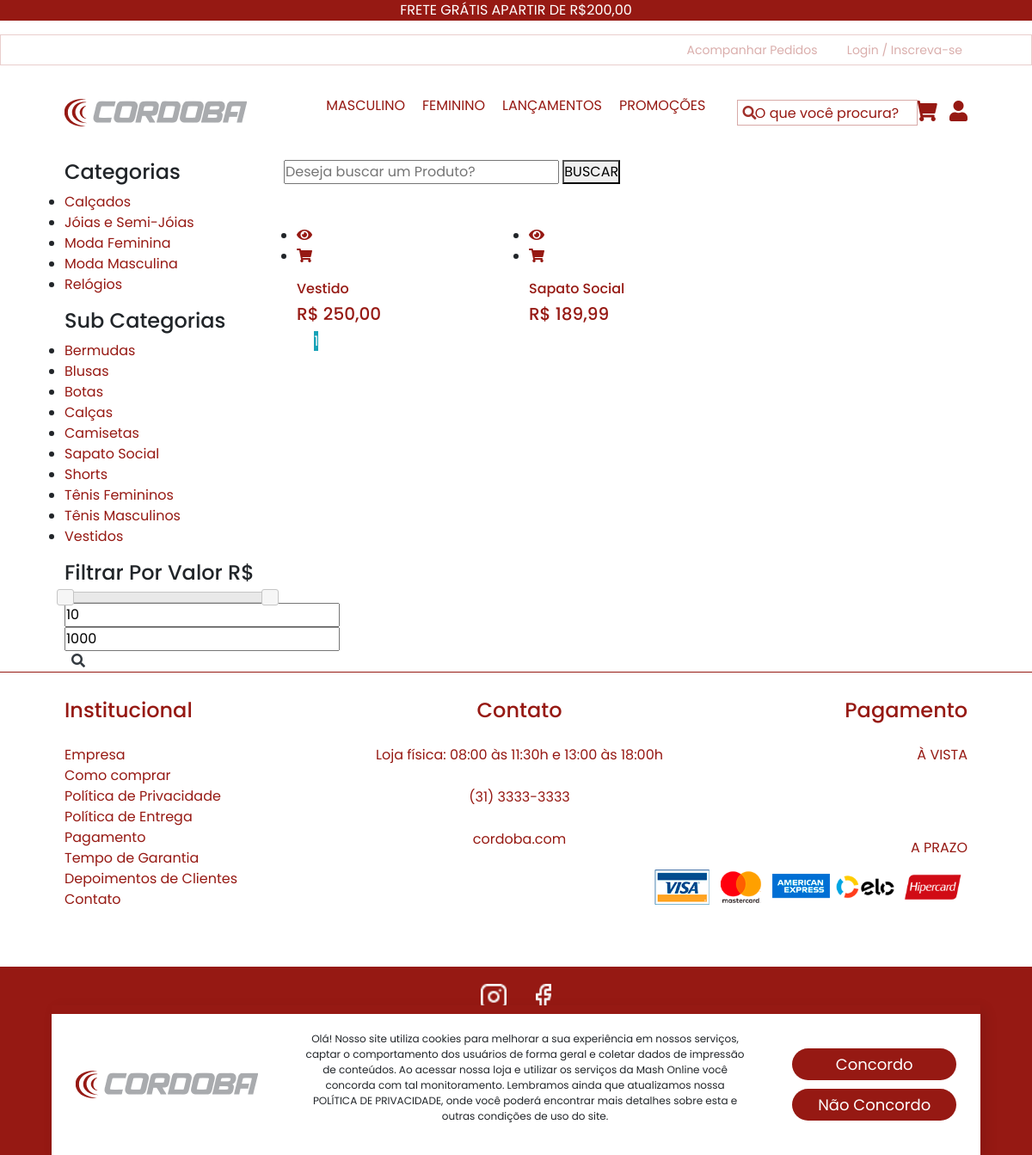
/lista-produtos.php, run on the app's committed database.
### tables this page shows
CREATE TABLE `categorias` (
  `id` int(11) NOT NULL AUTO_INCREMENT,
  `nome` varchar(50) NOT NULL,
  `nome_url` varchar(50) NOT NULL,
  `imagem` varchar(100) NOT NULL,
  PRIMARY KEY (`id`)
);

CREATE TABLE `sub_categorias` (
  `id` int(11) NOT NULL AUTO_INCREMENT,
  `nome` varchar(50) NOT NULL,
  `nome_url` varchar(50) NOT NULL,
  `imagem` varchar(100) NOT NULL,
  `id_categoria` int(11) NOT NULL,
  PRIMARY KEY (`id`)
);

CREATE TABLE `produtos` (
  `id` int(11) NOT NULL AUTO_INCREMENT,
  `categoria` int(11) NOT NULL,
  `sub_categoria` int(11) NOT NULL,
  `nome` varchar(100) NOT NULL,
  `nome_url` varchar(100) NOT NULL,
  `descricao` varchar(1000) NOT NULL,
  `descricao_longa` text NOT NULL,
  `valor` decimal(10,2) NOT NULL,
  `imagem` varchar(100) NOT NULL,
  `estoque` int(11) NOT NULL,
  `tipo_envio` int(11) NOT NULL,
  `palavras` varchar(250) NOT NULL,
  `ativo` varchar(5) NOT NULL,
  `peso` double(8,2) DEFAULT NULL,
  `largura` double(8,2) DEFAULT NULL,
  `altura` double(8,2) DEFAULT NULL,
  `comprimento` double(8,2) DEFAULT NULL,
  `modelo` varchar(100) DEFAULT NULL,
  `valor_frete` decimal(8,2) DEFAULT NULL,
  `promocao` varchar(5) NOT NULL,
  PRIMARY KEY (`id`)
);

### config.php (called while the page is built, shortened)
<?php
$itens_por_pagina = 6;
 ?>

### lista-produtos.php (the view, shortened to what this page needs)
<?php
require_once("cabecalho.php");
require_once("conexao.php");
?>
<?php
if(@$_GET['pagina'] != null){
    $pag = $_GET['pagina'];
}else{
    $pag = 0;
}
$limite = $pag * @$itens_por_pagina;
$pagina = $pag;
$nome_pag = 'lista-produtos.php';
?>
<?php
$subcategoria_get = @$_GET['nome'];
$query = $pdo->query("SELECT * FROM sub_categorias where nome_url = '$subcategoria_get' ");
$res = $query->fetchAll(PDO::FETCH_ASSOC);
$id_subcategoria = @$res[0]['id'];
 ?>
 <?php
$valor_inicial = @$_GET['valor-inicial'];
$valor_final = @$_GET['valor-final'];
 ?>
<section class="product spad">
    <div class="container">
        <div class="row">
            <div class="col-lg-3 col-md-5">
                <div class="sidebar">
                    <div class="sidebar__item">
                        <h4>Categorias</h4>
                        <ul>
                            <?php
                            $query = $pdo->query("SELECT * FROM categorias order by nome asc ");
                            $res = $query->fetchAll(PDO::FETCH_ASSOC);
                            for ($i=0; $i < count($res); $i++) {
                              $nome = $res[$i]['nome'];
                              $nome_url = $res[$i]['nome_url'];
                              ?>
                              <li><a href="sub-categoria-de-<?php echo $nome_url ?>"><?php echo $nome ?></a></li>
                          <?php } ?>
                      </ul>
                  </div>
                  <div class="sidebar__item">
                    <h4>Sub Categorias</h4>
                    <ul>
                        <?php
                        $query = $pdo->query("SELECT * FROM sub_categorias order by nome asc ");
                        $res = $query->fetchAll(PDO::FETCH_ASSOC);
                        for ($i=0; $i < count($res); $i++) {
                          $nome = $res[$i]['nome'];
                          $nome_url = $res[$i]['nome_url'];
                          ?>
                          <li><a href="produtos-<?php echo $nome_url ?>"><?php echo $nome ?></a></li>
                      <?php } ?>
                  </ul>
              </div>
               <div class="sidebar__item">
                    <h4>Filtrar Por Valor R$</h4>
                    <div class="price-range-wrap">
                        <div class="price-range ui-slider ui-corner-all ui-slider-horizontal ui-widget ui-widget-content"
                        data-min="10" data-max="1000">
                        <span tabindex="0" class="ui-slider-handle ui-corner-all ui-state-default"></span>
                        <span tabindex="0" class="ui-slider-handle ui-corner-all ui-state-default"></span>
                    </div>
                    <div class="range-slider">
                        <div class="price-input">
                            <form method="get" action="lista-produtos.php" name="form_valor">
                                <input type="text" name="valor-inicial" id="minamount">
                                <input type="text" name="valor-final" id="maxamount">
                                <a href="#" onclick="document.form_valor.submit(); return false;" class="text-dark">
                                    <i class="fa fa-search ml-2"></i>
                                </a>
                            </form>
                        </div>
                    </div>
                </div>
            </div>
    </div>
</div>
<div class="col-lg-9 col-md-7">
    <div class="row">
        <div class="hero__search__form mb-4">
            <form action="lista-produtos.php" method="GET">
                <input type="text" name="txtBuscar" placeholder="Deseja buscar um Produto?" value="<?php echo @$_GET['txtBuscar'] ?>">
                <button type="submit" class="site-btn">BUSCAR</button>
            </form>
        </div>
    </div>
        <?php
        if(@$_GET['txtBuscar'] != "") {
            $buscar = '%'.@$_GET['txtBuscar'].'%';
        }else{
            $buscar = '%';
        }
        if($subcategoria_get == "" and $valor_inicial == "") {
        $query = $pdo->query("SELECT * FROM produtos where nome LIKE '$buscar' or palavras like '$buscar' order by id desc LIMIT $limite, $itens_por_pagina ");
        }else if($valor_inicial != ""){
            $query = $pdo->query("SELECT * FROM produtos where valor >= '$valor_inicial' and valor <= '$valor_final' order by id desc");
        }
        else{
            $query = $pdo->query("SELECT * FROM produtos where sub_categoria = '$id_subcategoria' order by id desc");
        }
        $res = $query->fetchAll(PDO::FETCH_ASSOC);
        echo '<div class="row mt-4">';
        for ($i=0; $i < count($res); $i++) {
          $nome = $res[$i]['nome'];
          $valor = $res[$i]['valor'];
          $nome_url = $res[$i]['nome_url'];
          $imagem = $res[$i]['imagem'];
          $promocao = $res[$i]['promocao'];
          $id = $res[$i]['id'];
          $valor = number_format($valor, 2, ',', '.');
          $query3 = $pdo->query("SELECT * FROM produtos ");
          $res3 = $query3->fetchAll(PDO::FETCH_ASSOC);
          $num_total = @count($res3);
          $num_paginas = ceil($num_total/$itens_por_pagina);
          if($promocao == 'Sim'){
            $queryp = $pdo->query("SELECT * FROM promocoes where id_produto = '$id' ");
            $resp = $queryp->fetchAll(PDO::FETCH_ASSOC);
            $valor_promo = $resp[0]['valor'];
            $desconto = $resp[0]['desconto'];
            $valor_promo = number_format($valor_promo, 2, ',', '.');
            ?>
            <div class="col-lg-4 col-md-6 col-sm-6">
                <div class="product__discount__item">
                    <div class="product__discount__item__pic set-bg"
                    data-setbg="img/produtos/<?php echo $imagem ?>">
                    <div class="product__discount__percent">-<?php echo $desconto ?>%</div>
                    <ul class="product__item__pic__hover">
                     <li><a href="produto-<?php echo $nome_url ?>"><i class="fa fa-eye"></i></a></li>
                    <li><a href="" onclick="carrinhoModal('<?php echo $id ?>','Não')"><i class="fa fa-shopping-cart"></i></a>
                     </ul>
                 </div>
                 <div class="product__discount__item__text">
                    <h5><a href="produto-<?php echo $nome_url ?>"><?php echo $nome ?></a></h5>
                    <div class="product__item__price">R$ <?php echo $valor_promo ?> <span>R$ <?php echo $valor ?></span></div>
                </div>
            </div>
        </div>
    <?php }else{ ?>
     <div class="col-lg-4 col-md-6 col-sm-6">
       <div class="featured__item">
        <div class="featured__item__pic set-bg" data-setbg="img/produtos/<?php echo $imagem ?>">
            <ul class="featured__item__pic__hover">
                <li><a href="produto-<?php echo $nome_url ?>"><i class="fa fa-eye"></i></a></li>
                <li><a href="" onclick="carrinhoModal('<?php echo $id ?>','Não')"><i class="fa fa-shopping-cart"></i></a>
            </ul>
        </div>
        <div class="featured__item__text">
            <a href="produto-<?php echo $nome_url ?>"><h6><?php echo $nome ?></h6>
                <h5>R$ <?php echo $valor ?></h5></a>
            </div>
        </div>
    </div>
<?php } } ?>
</div>
<?php if(@$_GET['txtBuscar'] == "" and @$id_subcategoria == "" and @$valor_inicial == ""){ ?>
<div class="product__pagination">
                <a href="<?php echo $nome_pag ?>?pagina=0"><i class="fa fa-long-arrow-left"></i></a>
                <?php
                    for($i = 0; $i < @$num_paginas; $i++){
                        $estilo = '';
                        if($pagina == $i){
                            $estilo = 'bg-info text-light';
                        }
                        if($pagina >= ($i - 2) && $pagina <= ($i + 2)){ ?>
                         <a href="<?php echo $nome_pag ?>?pagina=<?php echo $i ?>" class="<?php echo $estilo ?>"><?php echo $i + 1 ?></a>
                       <?php }
                    }
                 ?>
                <a href="<?php echo $nome_pag ?>?pagina=<?php echo $num_paginas - 1 ?>"><i class="fa fa-long-arrow-right"></i></a>
 </div>
<?php } ?>
</div>
</div>
</div>
</section>
<?php
require_once("rodape.php");
?>

### data on the page
categorias: nome "Calçados"
categorias: nome "Jóias e Semi-Jóias"
categorias: nome "Moda Feminina"
categorias: nome "Moda Masculina"
categorias: nome "Relógios"
sub_categorias: nome "Bermudas"
sub_categorias: nome "Blusas"
sub_categorias: nome "Botas"
sub_categorias: nome "Calças"
sub_categorias: nome "Camisetas"
sub_categorias: nome "Sapato Social"
sub_categorias: nome "Shorts"
sub_categorias: nome "Tênis Femininos"
sub_categorias: nome "Tênis Masculinos"
sub_categorias: nome "Vestidos"
produtos: nome "Vestido", valor "250,00"
produtos: nome "Sapato Social", valor "189,99"

### other printed values
$texto_destaque "FRETE GRÁTIS APARTIR DE R$200,00"
$telefone "(31) 3333-3333"
$email "cordoba.com"
